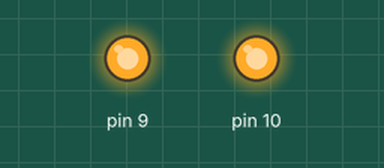
Simulated run of this sketch. Board: Arduino Uno, built with avr-gcc and run on an emulated ATmega328P. Parts: output pins drawn as LEDs (lit = HIGH).

Above: at 0.1 s.
Timing chart, 0 to 1.6 s (numbered marks = the images above):
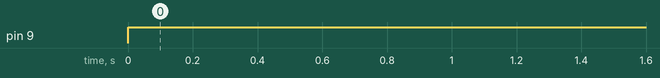

Measured:
- by itself, pin 9: LOW → HIGH at 0.00 s

The sketch:

can_panel_v415.ino
```cpp
#include <SPI.h>
#include <mcp2515.h>
#include <EEPROM.h>


struct can_frame canMsg4C0;
struct can_frame canMsg4C01;
struct can_frame canMsg4C8;
struct can_frame canMsgRead;

#define KEY 7
byte value;


struct canRead {
  long rpm ;
  long speed ;
  int temp;
  uint8_t brake;
  int volt;
};

struct Race {

  bool preStart = false;
  bool redyToStart = false;
  bool raceStart = false;
  bool raceStartTimer = false;


  /*bool start = false;
  bool gotov = false;
  bool view = false;*/
  unsigned long raceTimeRady;
  unsigned long raceTimeStart;
  unsigned long raceTimeCurrent;
  unsigned long raceTime60;
  unsigned long raceTime100;
  unsigned long raceTimeFinish;

  };

struct Race zamer;
struct canRead Frame;


unsigned long    putErrpomTime ;
bool putErrpom  = 0;
int keyArray[]={0,420,428,201,202,60,61,1};

/*
0
420 temp
428 voltmeter
201 rpm
202 speed
1 -rds exit
101 redy
102 go
60 60km
61 100km
*/


int keySet=0;

MCP2515 mcp2515(10);

void setup()
{
  // put your setup code here, to run once:


  while (!Serial);
  Serial.begin(115200);
  SPI.begin();

  mcp2515.reset();
  mcp2515.setBitrate(CAN_125KBPS,MCP_8MHZ);
  pinMode(KEY, INPUT_PULLUP);
  pinMode(9, OUTPUT);

  mcp2515.setConfigMode();


mcp2515.setFilterMask(MCP2515::MASK0, false, 0x42F);
mcp2515.setFilterMask(MCP2515::MASK1, false, 0x20F);
mcp2515.setFilter(MCP2515::RXF0, false, 0x420);
mcp2515.setFilter(MCP2515::RXF2, false, 0x428);
mcp2515.setFilter(MCP2515::RXF1, false, 0x201);

  mcp2515.setNormalMode();

  canMsg4C8.can_id  = 0x4c8; canMsg4C8.can_dlc = 8;canMsg4C8.data[0] = 0x30; canMsg4C8.data[1] = 0x20; canMsg4C8.data[2] = 0x00; canMsg4C8.data[3] = 0x00; canMsg4C8.data[4] = 0x00;canMsg4C8.data[5] = 0x00; canMsg4C8.data[6] = 0x00;canMsg4C8.data[7] = 0x00;

  //canMsg4C8.data[7]={0x30,0x00,0x00,0x00,0x00,0x00,0x00,0x00};
  canMsg4C0.can_id  = 0x4C0; canMsg4C0.can_dlc = 8; canMsg4C0.data[0] = 0x10; canMsg4C0.data[1] = 0x0D; //summa
  canMsg4C0.data[2] = 0x34;

  canMsg4C01.can_id  = 0x4c0; canMsg4C01.can_dlc = 8; canMsg4C01.data[0] = 0x21;


   EEPROM.get(0 , keySet);

}

long spliteByte(uint16_t buf0,uint16_t buf1)
{

    long  number = 0;
    number = (buf0 *256 + buf1) ;
    return number;

  }

void send_panel (  canRead Frame , int key =202)
{

int digi[6];
int tim[6];

uint8_t message[] = { 0x30,0x31,0x32,0x33,0x34,0x35,0x36,0x37,0x38,0x39,0x20,0x2D }; //11 -

    if( key == 420)
    {   // temperatura 420
           int bufCanTemp=0;


            if(Frame.temp < 0)  bufCanTemp = abs(Frame.temp);
            else bufCanTemp = Frame.temp;

       //    Serial.print("\nTemperatura 420 :"); Serial.print(bufCanTemp);

          for (int i = 2; i >= 0; i--)
            {
                digi[i] = bufCanTemp % 10;
                bufCanTemp = bufCanTemp/10;

            }

              canMsg4C0.data[3] = 0x54;
              canMsg4C0.data[4] = 0x45;
              canMsg4C0.data[5] = 0x4D;
              canMsg4C0.data[6] = 0x50;
              canMsg4C0.data[7] = 0x20;

              if(Frame.temp < 0) {       canMsg4C01.data[1] = 0x2D;}
              else if (Frame.temp > 0 && Frame.temp < 100) {   canMsg4C01.data[1] = 0x20;           }
              else   {    canMsg4C01.data[1] = message[digi[0]]; }


              if( (Frame.temp > -10  && Frame.temp < 10 )) { canMsg4C01.data[2] = 0x20;  }

             canMsg4C01.data[2]  = message[digi[1]];
             canMsg4C01.data[3]  = message[digi[2]];

 }else if( key == 201)
      {
          long bufCan = 0;
          bufCan = Frame.rpm;
          //bufCan=bufCan/4;

    //       Serial.print("\nRPM 201 :"); Serial.println(Frame.rpm);


          for (int i = 3; i >= 0; i--)
            {
                digi[i] = bufCan % 10;
                bufCan = bufCan/10;

            }

              canMsg4C0.data[3]   = 0x52;
              canMsg4C0.data[4]   = 0x50;
              canMsg4C0.data[5]   = 0x4D;
              canMsg4C0.data[6] = 0x20;

              if(Frame.rpm > 999)canMsg4C0.data[7]   = message[digi[0]];
              else canMsg4C0.data[7] = 0x20;

              canMsg4C01.data[1]  = message[digi[1]];
              canMsg4C01.data[2]  = message[digi[2]];
              canMsg4C01.data[3]  = message[digi[3]];

        }else if(key == 202 )
        {

            //speed only
             long bufCanSpeed =0;
             bufCanSpeed = Frame.speed;
             bufCanSpeed=bufCanSpeed/100;
  //           Serial.print("\nbufCanSpeed 202 :"); Serial.println(bufCanSpeed);


             for (int i = 2; i >= 0; i--)
            {
                digi[i] = bufCanSpeed % 10;
                bufCanSpeed = bufCanSpeed/10;
            }

              canMsg4C0.data[3] = 0x20;
              canMsg4C0.data[4] = 0x20;
             if(Frame.speed > 9999 ) canMsg4C0.data[5]   = message[digi[0]];
             else canMsg4C0.data[5] = 0x20;


             if(Frame.speed > 999 ) canMsg4C0.data[6]   = message[digi[1]];
             else canMsg4C0.data[6] = 0x20;


              canMsg4C0.data[7]   = message[digi[2]];
              canMsg4C01.data[1] = 0x20;
              canMsg4C01.data[2] = 0x4B;
              canMsg4C01.data[3] = 0x4D;

       }

          else if(key == 428 )
          {

           // volmeter

           int bufCanVolt=0;
           bufCanVolt= Frame.volt;

          for (int i = 2; i >= 0; i--)
            {
                digi[i] = bufCanVolt % 10;
                bufCanVolt = bufCanVolt/10;

            }

            //56 4f 4c 54

              canMsg4C0.data[3]   = 0x56;
              canMsg4C0.data[4]   = 0x4f;
              canMsg4C0.data[5]   = 0x4c;
              canMsg4C0.data[6]   = 0x54;

              if(Frame.volt > 99)  canMsg4C0.data[7]   = message[digi[0]] ; else canMsg4C0.data[7]   = 0x20;

              canMsg4C01.data[1]  =  message[digi[1]];
              canMsg4C01.data[2]  =  0x2E;;
              canMsg4C01.data[3]  =  message[digi[2]];

            }

            else if(key == 1 ) {    return  ;  }
            else if(key == 101 )

          {
            // ready

              canMsg4C0.data[3]   = 0x52;
              canMsg4C0.data[4]   = 0x45;
              canMsg4C0.data[5]   = 0x41;
              canMsg4C0.data[6]   = 0x44;
              canMsg4C0.data[7]   = 0x59;
              canMsg4C01.data[1]  = 0x20;
              canMsg4C01.data[2]  = 0x2E;
              canMsg4C01.data[3]  = 0x2E;


            }

            else if(key == 61 || key == 60) {

             long bufCanSpeed =0;
             long bufCurrentTime=0;

             if( key == 61) bufCurrentTime = zamer.raceTime100;
             else  bufCurrentTime = zamer.raceTime60;

             Serial.print("\nbufCurrentTime_to :"); Serial.print(bufCurrentTime);

          for (int i = 4; i >= 0; i--)
            {
                tim[i] = bufCurrentTime % 10;
                bufCurrentTime = bufCurrentTime/10;
            }

              canMsg4C0.data[3]   =  message[tim[0]];
              canMsg4C0.data[4]   =  message[tim[1]];;
              canMsg4C0.data[5]   =  0x2E;
              canMsg4C0.data[6]   = message[tim[2]] ;
              canMsg4C0.data[7]   = 0x20;


             if( key == 61) {

             canMsg4C01.data[1] = 0x31;
             canMsg4C01.data[2] = 0x30;
             canMsg4C01.data[3] = 0x30;
             } else {
             canMsg4C01.data[1] = 0x20;
             canMsg4C01.data[2] = 0x36;
             canMsg4C01.data[3] = 0x30;
              }}

            else if(key == 102 )
          {
            // ready go go go

             zamer.raceTimeCurrent = millis()-zamer.raceTimeStart;
             long bufCanSpeed =0;
             long bufCurrentTime=0;

             bufCanSpeed = Frame.speed;
             bufCanSpeed=bufCanSpeed/100;

             bufCurrentTime = zamer.raceTimeCurrent;

             Serial.print("\nbufCanSpeed_to 100:"); Serial.print(bufCanSpeed);
             Serial.print("\nbufCurrentTime_to 100:"); Serial.print(bufCurrentTime);


             for (int i = 2; i >= 0; i--)
            {
                digi[i] = bufCanSpeed % 10;
                bufCanSpeed = bufCanSpeed/10;
            }


          for (int i = 4; i >= 0; i--)
            {
                tim[i] = bufCurrentTime % 10;
                bufCurrentTime = bufCurrentTime/10;
            }

              canMsg4C0.data[3]   =  message[ tim[0]];
              canMsg4C0.data[4]   =  message[tim[1]];;
              canMsg4C0.data[5]   =  0x2E;
              canMsg4C0.data[6]   = message[tim[2]] ;
              canMsg4C0.data[7]   = 0x20;

             if(Frame.speed > 9999 )  canMsg4C01.data[1]   = message[digi[0]];
             else  canMsg4C01.data[1] = 0x20;


             if(Frame.speed > 999 )  canMsg4C01.data[2]   = message[digi[1]];
             else  canMsg4C01.data[2] = 0x20;
             canMsg4C01.data[3]  = message[digi[2]];

             }

          else

          {

              canMsg4C0.data[3]   = 0x46;
              canMsg4C0.data[4]   = 0x49;
              canMsg4C0.data[5]   = 0x58;
              canMsg4C0.data[6]   = 0x20;
              canMsg4C0.data[7]   = 0x43;
              canMsg4C01.data[1]  = 0x41;
              canMsg4C01.data[2]  = 0x4E;
              canMsg4C01.data[3]  = 0x20;
              }

              canMsg4C01.data[4] = 0x20;
              canMsg4C01.data[5] = 0x49;
              canMsg4C01.data[6] = 0x40;
              canMsg4C01.data[7] = 0x20;


              mcp2515.sendMessage(&canMsg4C0);
              mcp2515.sendMessage(&canMsg4C8);
              delay(2);
              mcp2515.sendMessage(&canMsg4C01);

              digi[0] = '\0';


 }


void loop()
{


 int key=202;


 if( mcp2515.readMessage(&canMsgRead) == MCP2515::ERROR_OK ) {


     if (canMsgRead.can_id==0x420)
          {
             Frame.temp  =  canMsgRead.data[0]-40;
             Frame.brake = canMsgRead.data[6];
           }
     else if (canMsgRead.can_id==0x201  )
          {

                Frame.speed = spliteByte( canMsgRead.data[4], canMsgRead.data[5]);
                Frame.rpm   = spliteByte( canMsgRead.data[0], canMsgRead.data[1]);

          }
      else if (canMsgRead.can_id==0x428  )  Frame.volt   = canMsgRead.data[1];
       // else key = 99;

       if(Frame.rpm > 3800 || Frame.speed == 0) key = 201;

       if(Frame.temp < 45 || Frame.temp > 103) key = 420;

       if((Frame.volt < 120  && Frame.volt > 1 ) || Frame.rpm < 500 )key = 428;


if ( digitalRead(KEY) == HIGH)
{
       delay(100);
         if ( digitalRead(KEY) == HIGH)
        {
          delay(100);

          if(keySet >= 7) keySet =0 ;
               else keySet++;

           putErrpomTime =  millis() ;
           putErrpom  = 1;
           digitalWrite(9, HIGH);

          }

 }

if (keySet != 0) { key = keyArray[keySet]; }

           if(putErrpom == 1 && millis()-putErrpomTime > 30000 && keySet < 5)
           {

                  digitalWrite(9, HIGH);
                  EEPROM.put(0, keySet);
                  putErrpom = 0;
                  digitalWrite(9, LOW);
           }


/*
  bool preStart = false; 1700 оборотов включили режим до 100
  bool redyToStart = false;  ждем старта
  bool raceStart = false; гонка идет
  bool raseStop = false; гонка з
  bool raceStartTimer = false;
*/


    if(Frame.speed == 0 &&  Frame.rpm > 1700 && zamer.preStart == false && zamer.raceStart == false && millis()>10000  )

        {
        //подготовка к замеру
        zamer.preStart = true;
        zamer.raceTimeRady = millis();
        key = 101;
        Serial.println("\nReady to race PreStart");

         }


     if ( Frame.speed == 0 &&  zamer.preStart == true && zamer.raceStart == false)  {

        //    ждем старта показываем заставку
        key = 101;
        Serial.println("\nredyyy time start ...");
        zamer.raceStartTimer = true;
      }


     if ((zamer.raceStart == false  && zamer.preStart == true  && millis()- zamer.raceTimeRady>20000)) //prostoi 20 cek
      {

         zamer.preStart = false ;
         zamer.raceStart = false;
         zamer.raceStartTimer = false;
         Serial.println("Stop Rady");

        }

    if (  Frame.speed == 0 &&  zamer.raceStart == true )

         {

         zamer.preStart = false ;
         zamer.raceStart = false;
         zamer.raceStartTimer = false;
         Serial.println("Stop  Race");
        // keySet = 6;
         }


     if ( ( zamer.preStart == true && Frame.speed > 0) ||  zamer.raceStart == true )
         {

              Serial.println("\nRace .... ");
              zamer.raceStart = true;

              key=102;

              // гонка идет


              if(zamer.raceStartTimer == true )
              {
              // начало замера
                zamer.raceTimeStart =millis();
                zamer.raceTime60 = 0;
                zamer.raceTime100 = 0;
                zamer.raceTimeFinish =0;
                zamer.raceStartTimer = false;
                Serial.println("\nStart Timer");
               }

               if(millis() -  zamer.raceTimeStart > 30000) {

                  zamer.preStart = false ;
                  zamer.raceStart = false;
                  zamer.raceStartTimer = false;

                }


               if( Frame.speed >= 6000 &&  zamer.raceTime60 == 0)
               {
                    Serial.println("60!!!!!!");
                    zamer.raceTime60 = millis() -  zamer.raceTimeStart;
                 }

               if( Frame.speed >= 10000  &&  zamer.raceTime100 == 0)
               {
                    Serial.println("100 Finish!!!!!!");

                    zamer.raceTime100 = millis() -  zamer.raceTimeStart;

                      send_panel(Frame, key);
                      keySet = 6;

                      zamer.preStart = false;
                      zamer.raceStart = false;


                }

            //    Serial.println(key);
          }


 //Serial.println(key);
 //Serial.println(keySet);
 send_panel(Frame,key);

 //6000cd fix
  delay(8);

 }

 if(mcp2515.getStatus() == 0)digitalWrite(9, HIGH);
 else digitalWrite(9, LOW);
  //Serial.println(mcp2515.checkError());


}
```
